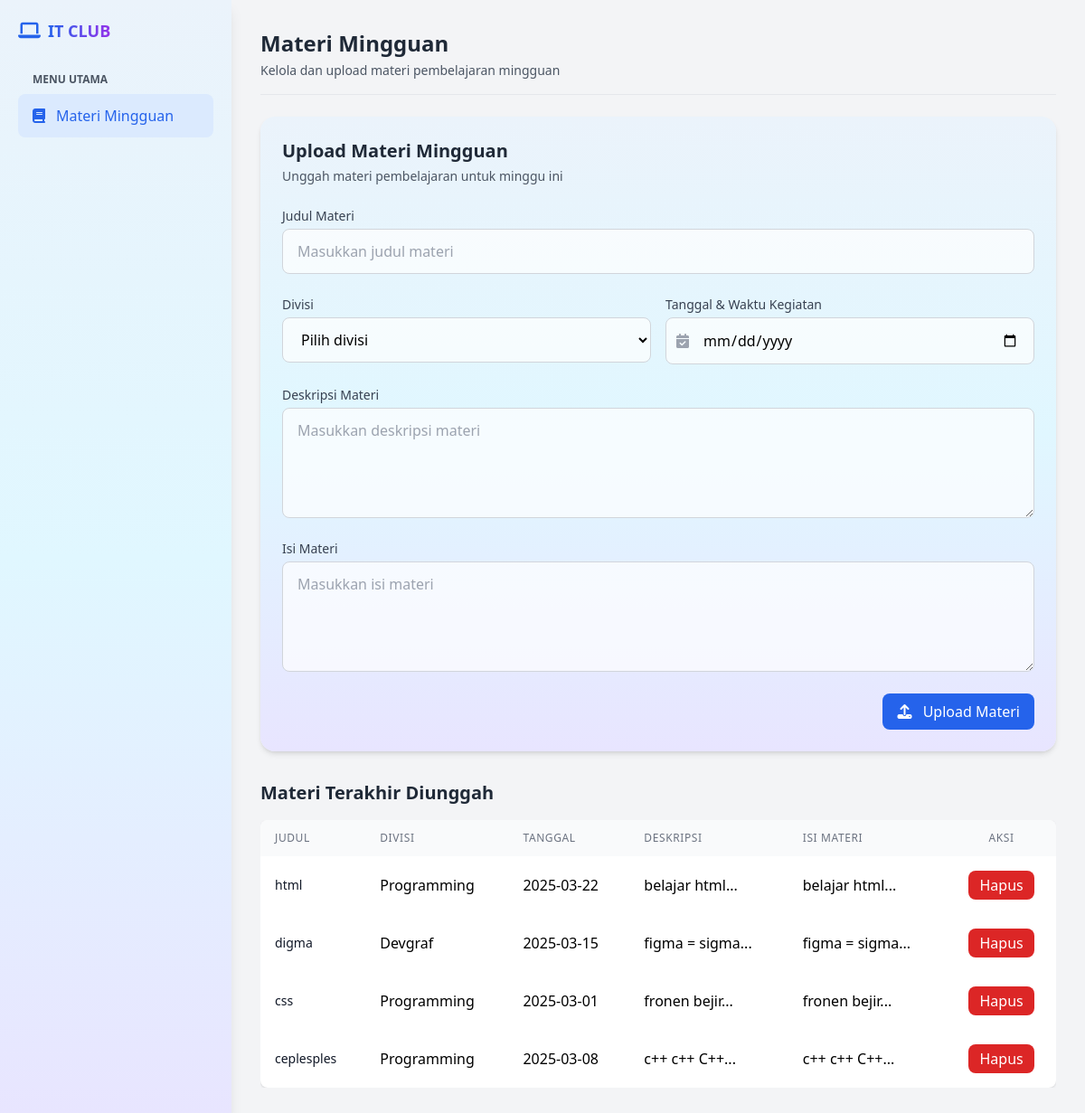
Screenshot of /dashboardAdmin.php (signed in) with the database file from the repository.
### tables this page shows
CREATE TABLE `materi` (
  `id` int(16) NOT NULL,
  `title` varchar(255) NOT NULL,
  `divisi` varchar(255) NOT NULL,
  `date_time` date NOT NULL,
  `description` varchar(2056) NOT NULL,
  `materi` varchar(2056) DEFAULT NULL
);

### dashboardAdmin.php (the view, shortened to what this page needs)
<!DOCTYPE html>
<html lang="id">
  <head>
    <script src="https://cdn.tailwindcss.com"></script>
    <link
      rel="stylesheet"
      href="https://cdnjs.cloudflare.com/ajax/libs/font-awesome/6.4.0/css/all.min.css"
    />
  </head>
  <body class="bg-gray-100">
    <div class="min-h-screen flex flex-col">
      <div class="flex flex-1 overflow-hidden">
        <aside
          id="sidebar"
          class="w-64 bg-gradient-to-b from-[#EBF3FB] via-[#E0F7FF] to-[#E8E5FF] shadow-lg hidden lg:block transition-all duration-300 overflow-y-auto"
        >
          <div class="p-5">
            <div class="flex items-center space-x-2 mb-6">
              <i class="fa-solid fa-laptop text-blue-600 text-xl"></i>
              <h1
                class="text-lg font-bold text-transparent bg-clip-text bg-gradient-to-r from-blue-600 to-purple-600"
              >
              </h1>
            </div>
            <div class="mt-8">
              <div
                class="mb-2 px-4 text-xs font-semibold text-gray-600 uppercase"
              >
                Menu Utama
              </div>
              <a
                href="#"
                class="flex items-center px-4 py-3 rounded-lg bg-blue-100 text-blue-600"
              >
                <i class="fa-solid fa-book text-blue-600"></i>
                <span class="ml-3 font-medium">Materi Mingguan</span>
              </a>
            </div>
          </div>
        </aside>
        <main class="flex-1 overflow-y-auto p-4 md:p-6 lg:p-8">
          <div class="max-w-7xl mx-auto">
            <div
              class="flex flex-col md:flex-row md:items-center md:justify-between pb-4 border-b border-gray-200"
            >
              <div>
                <h1 class="text-2xl font-bold text-gray-800">
                  Materi Mingguan
                </h1>
                <p class="mt-1 text-sm text-gray-600">
                  Kelola dan upload materi pembelajaran mingguan
                </p>
              </div>
            </div>
            <div
              class="mt-6 bg-gradient-to-b from-[#EBF3FB] via-[#E0F7FF] to-[#E8E5FF] rounded-2xl shadow-md p-6"
            >
              <h2 class="text-xl font-bold text-gray-800">
                Upload Materi Mingguan
              </h2>
              <p class="mt-1 text-sm text-gray-600">
                Unggah materi pembelajaran untuk minggu ini
              </p>
              <form class="mt-6 space-y-6" method="POST" action="">
                <div>
                  <label
                    for="title"
                    class="block text-sm font-medium text-gray-700"
                    >Judul Materi</label
                  >
                  <input
                    type="text"
                    id="title"
                    name="title"
                    placeholder="Masukkan judul materi"
                    class="mt-1 block w-full px-4 py-3 border border-gray-300 rounded-lg bg-white/70 focus:outline-none focus:ring-2 focus:ring-blue-500 focus:border-transparent"
                  />
                </div>
                <div class="grid grid-cols-1 md:grid-cols-2 gap-4">
                  <div>
                    <label
                      for="divisi"
                      class="block text-sm font-medium text-gray-700"
                      >Divisi</label
                    >
                    <select
                      id="divisi"
                      name="divisi"
                      class="mt-1 block w-full px-4 py-3 border border-gray-300 rounded-lg bg-white/70 focus:outline-none focus:ring-2 focus:ring-blue-500 focus:border-transparent"
                    >
                      <option value="">Pilih divisi</option>
                    </select>
                  </div>
                  <div>
                      <label for="date_time" class="block text-sm font-medium text-gray-700 mb-1">Tanggal & Waktu Kegiatan</label>
                      <div class="relative">
                        <div class="absolute inset-y-0 left-0 pl-3 flex items-center pointer-events-none">
                          <i class="fa-solid fa-calendar-check text-gray-400"></i>
                        </div>
                        <input type="date" id="date_time" name="date_time" placeholder="Pilih tanggal dan waktu"
                          class="pl-10 block w-full px-4 py-3 border border-gray-300 rounded-lg bg-white/70 focus:outline-none focus:ring-2 focus:ring-blue-500 focus:border-transparent">
                      </div>
                    </div>
                </div>
                <div>
                  <label
                    for="description"
                    class="block text-sm font-medium text-gray-700"
                    >Deskripsi Materi</label
                  >
                  <textarea
                    id="description"
                    name="description"
                    rows="4"
                    placeholder="Masukkan deskripsi materi"
                    class="mt-1 block w-full px-4 py-3 border border-gray-300 rounded-lg bg-white/70 focus:outline-none focus:ring-2 focus:ring-blue-500 focus:border-transparent"
                  ></textarea>
                </div>
                <div>
                  <label
                    for="materi"
                    class="block text-sm font-medium text-gray-700"
                    >Isi Materi</label
                  >
                  <textarea
                    id="materi"
                    name="materi"
                    rows="4"
                    placeholder="Masukkan isi materi"
                    class="mt-1 block w-full px-4 py-3 border border-gray-300 rounded-lg bg-white/70 focus:outline-none focus:ring-2 focus:ring-blue-500 focus:border-transparent"
                  ></textarea>
                </div>
                <div
                  class="flex flex-col sm:flex-row sm:justify-end space-y-3 sm:space-y-0 sm:space-x-3"
                >
                  <button
                    type="submit"
                    class="px-4 py-2 bg-blue-600 text-white rounded-lg hover:bg-blue-700 transition-all transform hover:scale-105"
                  >
                    <i class="fa-solid fa-upload mr-2"></i> Upload Materi
                  </button>
                </div>
              </form>
            </div>
            <div class="mt-8">
              <h2 class="text-xl font-bold text-gray-800">
                Materi Terakhir Diunggah
              </h2>
              <div class="mt-4 overflow-x-auto">
                <table
                  class="min-w-full bg-white rounded-lg overflow-hidden shadow"
                >
                  <thead class="bg-gray-50">
                    <tr>
                      <th
                        class="py-3 px-4 text-left text-xs font-medium text-gray-500 uppercase tracking-wider"
                      >
                        Judul
                      </th>
                      <th
                        class="py-3 px-4 text-left text-xs font-medium text-gray-500 uppercase tracking-wider"
                      >
                        Divisi
                      </th>
                      <th
                        class="py-3 px-4 text-left text-xs font-medium text-gray-500 uppercase tracking-wider"
                      >
                        Tanggal
                      </th>
                      <th
                        class="py-3 px-4 text-left text-xs font-medium text-gray-500 uppercase tracking-wider"
                      >
                        Deskripsi
                      </th>
                      <th
                        class="py-3 px-4 text-left text-xs font-medium text-gray-500 uppercase tracking-wider"
                      >
                        Isi materi
                      </th>
                      <th
                        class="py-3 px-4 text-center text-xs font-medium text-gray-500 uppercase tracking-wider"
                      >
                        Aksi
                      </th>
                    </tr>
                  </thead>
                  <?php
                  $pdo = require 'koneksi.php';
                  $sql2 = 'SELECT id, title, divisi, date_time, description, materi FROM materi';
                  $query2 = $pdo->prepare($sql2);
                  $query2->execute();
                  while ($materi = $query2->fetch()) {?>
                  <tbody class="divide-y divide-gray-200">
                    <tr class="hover:bg-gray-50">
                      <td class="py-4 px-4 whitespace-nowrap">
                        <div class="flex items-center">
                          <div>
                            <div class="text-sm font-medium text-gray-900">
                              <?php echo htmlentities($materi['title']); ?>
                            </div>
                          </div>
                        </div>
                      </td>
                      <td class="py-4 px-4 break-words max-w-xs"><?php echo htmlentities($materi['divisi']);?> </td>
                      <td class="py-4 px-4 break-words max-w-xs"><?php echo htmlentities($materi['date_time']); ?></td>
                      <td class="py-4 px-4 break-words max-w-xs"><?php echo htmlentities(substr($materi['description'], 0, 600)) . '...'; ?></td>
                      <td class="py-4 px-4 break-words max-w-xs"><?php echo htmlentities(substr($materi['description'], 0, 600)) . '...'; ?>
                      <td class="py-4 px-4 break-words max-w-xs text-center">
                        <button class="text-white px-3 py-1 rounded-lg hover:underline bg-red-600"><a href="hapus.php?id=<?php echo $materi['id']; ?>">
                          Hapus
                        </a></button>
                      </td>
                    </tr>
                  </tbody>
              <?php } ?>
                </table>
              </div>
            </div>
          </div>
        </main>
      </div>
    </div>
  </body>
</html>

### rows the page displays
materi: title "html", divisi "Programming", date_time "2025-03-22", description "belajar html"
materi: title "digma", divisi "Devgraf", date_time "2025-03-15", description "figma = sigma"
materi: title "css", divisi "Programming", date_time "2025-03-01", description "fronen bejir"
materi: title "ceplesples", divisi "Programming", date_time "2025-03-08", description "c++ c++ C++"
